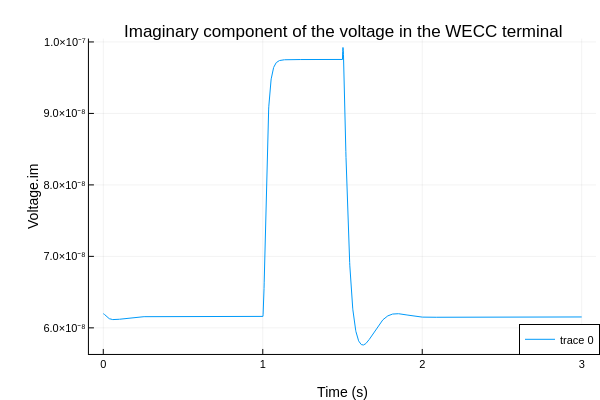

Notebook source saved alongside this figure:
### Code cell
# Run the simulation of the dynamic model
resultfile_name = string("BESS_XPu", ".csv")
simulate(BESS,
         resultfile = resultfile_name,
         simflags = "-override=outputFormat=csv")
resultfile = joinpath(getWorkDirectory(BESS), resultfile_name)
df = DataFrame(CSV.File(resultfile));

# Plot the imaginary component of the voltage in the WECC terminal
plotlyjs()
p2 = plot(df[!, "time"], df[!, "BESS.terminal.V.im"], label=["Terminal V.im"])
plot!(p2, legend=:bottomright, titlefontsize=12, labelfontsize=10)
title!(p2, "Imaginary component of the voltage in the WECC terminal")
xlabel!(p2, "Time (s)")
ylabel!(p2, "Voltage.im")

### Figure 1 — Plotly figure (JSON) as saved in the notebook; plotly's stock layout.template omitted (floating-point values rounded to 4 significant figures; data arrays with more than 128 entries replaced by an {"elided": "..."} marker saying what was removed)
{"data": [{"colorbar": {"len": 0.8761, "title": "", "x": 0.9934, "y": 0.5104}, "legendgroup": ["Terminal V.im"], "line": {"color": "rgba(0, 154, 250, 1.000)", "dash": "solid", "shape": "linear", "width": 1}, "mode": "lines", "name": ["Terminal V.im"], "showlegend": true, "type": "scatter", "x": {"elided": "3006 float values"}, "xaxis": "x", "y": {"elided": "3006 float values"}, "yaxis": "y"}], "layout": {"annotations": [{"font": {"color": "rgba(0, 0, 0, 1.000)", "family": "sans-serif", "size": 17}, "rotation": 0, "showarrow": false, "text": "Imaginary component of the voltage in the WECC terminal", "x": 0.5708, "xanchor": "center", "xref": "paper", "y": 1, "yanchor": "top", "yref": "paper"}], "height": 400, "legend": {"bgcolor": "rgba(255, 255, 255, 1.000)", "bordercolor": "rgba(0, 0, 0, 1.000)", "borderwidth": 1, "font": {"color": "rgba(0, 0, 0, 1.000)", "family": "sans-serif", "size": 11}, "title": {"font": {"color": "rgba(0, 0, 0, 1.000)", "family": "sans-serif", "size": 15}, "text": ""}, "tracegroupgap": 0, "traceorder": "normal", "x": 1, "xanchor": "right", "y": 0.07, "yanchor": "bottom"}, "margin": {"b": 20, "l": 0, "r": 0, "t": 20}, "paper_bgcolor": "rgba(255, 255, 255, 1.000)", "plot_bgcolor": "rgba(255, 255, 255, 1.000)", "showlegend": true, "width": 600, "xaxis": {"anchor": "y", "domain": [0.1482, 0.9934], "gridcolor": "rgba(0, 0, 0, 0.100)", "gridwidth": 0.5, "linecolor": "rgba(0, 0, 0, 1.000)", "mirror": false, "range": [-0.09, 3.09], "showgrid": true, "showline": true, "showticklabels": true, "tickangle": 0, "tickcolor": "rgb(0, 0, 0)", "tickfont": {"color": "rgba(0, 0, 0, 1.000)", "family": "sans-serif", "size": 11}, "tickmode": "array", "ticks": "inside", "ticktext": ["0", "1", "2", "3"], "tickvals": [0, 1, 2, 3], "title": "Time (s)", "titlefont": {"color": "rgba(0, 0, 0, 1.000)", "family": "sans-serif", "size": 14}, "type": "-", "visible": true, "zeroline": false, "zerolinecolor": "rgba(0, 0, 0, 1.000)"}, "yaxis": {"anchor": "x", "domain": [0.07234, 0.9485], "gridcolor": "rgba(0, 0, 0, 0.100)", "gridwidth": 0.5, "linecolor": "rgba(0, 0, 0, 1.000)", "mirror": false, "range": [5.635e-08, 1.005e-07], "showgrid": true, "showline": true, "showticklabels": true, "tickangle": 0, "tickcolor": "rgb(0, 0, 0)", "tickfont": {"color": "rgba(0, 0, 0, 1.000)", "family": "sans-serif", "size": 11}, "tickmode": "array", "ticks": "inside", "ticktext": ["6.0×10⁻⁸", "7.0×10⁻⁸", "8.0×10⁻⁸", "9.0×10⁻⁸", "1.0×10⁻⁷"], "tickvals": [6e-08, 7e-08, 8e-08, 9e-08, 1e-07], "title": "Voltage.im", "titlefont": {"color": "rgba(0, 0, 0, 1.000)", "family": "sans-serif", "size": 14}, "type": "-", "visible": true, "zeroline": false, "zerolinecolor": "rgba(0, 0, 0, 1.000)"}}}
